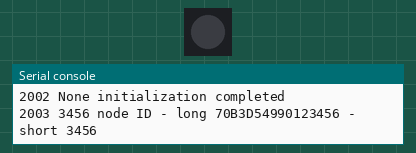
Recording of a program running on a simulated Pycom board running MicroPython. Shown: 1 RGB LEDs in strip order, left to right, the last lines printed to the serial console. Files the program writes start out absent; random numbers come from a fixed seed; no radio messages arrive unless stated (any console line starting 'radio sent:' is added by the test bench); threads take turns every 2 ms.

Above: at 4.5 s.
At 7.2 s:
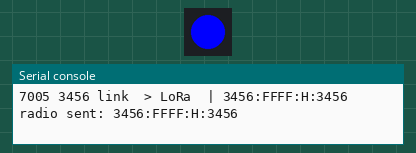
Timing chart, 0 to 8.9 s (numbered marks = the images above):
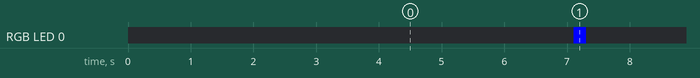

Measured:
- by itself, RGB LED 0: alternates RGB(0, 0, 255) for 0.20 s and off for 5.1 s

The program:

main.py
```python
# A simple  program that implements the functionality of an opportunistic
# networking node on a PyCom (LoPy with LoRa) using a 3-layer protocol
# architecture. It consist of the following protocol layers.
#
# - app - application layer (e.g., simpleapp)
# - fwd - forwarding layer (e.g., rss)
# - link - link layer (e.g., lora)
#
# All layer modules and the parameters have to be defined in the
# lib/settings.py module.
#
# @author: Asanga Udugama (adu@comnets.uni-bremen.de)
# @date: 10-jun-2020
#

import pycom
import gc
import os
import _thread
import machine
import time
import common
import settings

# basic initializations
time.sleep(2)
gc.enable()
pycom.heartbeat(False)

# setup the environment
try:

    # load modules of the configured 3-layer protocol stack
    app = __import__(settings.APP_LAYER)
    fwd = __import__(settings.FWD_LAYER)
    link = __import__(settings.LINK_LAYER)

    # initialize common environment
    common.initialize()

    # initialize all layers
    app.initialize()
    fwd.initialize()
    link.initialize()

    # activate all layers
    app.start()
    fwd.start()
    link.start()

    # wait endlessly while the threads do their work
    while True:

        # loop with a pause
        time.sleep(5)

except Exception as e:
    print(e)
```

common.py
```python
# Holds all the common variables and functions used by all the
# other functions.
#
# @author: Asanga Udugama (adu@comnets.uni-bremen.de)
# @date: 10-jun-2020
#
import _thread
import machine
import os
import ucollections
import utime
import settings


# logging related variables
logging_lock = None

# SD card variables
sd = None
sd_card_present = False

# queues and locks for communication between app and fwd layers
fwd_upper_in_q = None
app_lower_in_q = None
fwd_upper_in_lock = None
app_lower_in_lock = None

# queues and locks for communication between fwd and link layers
link_upper_in_q = None
fwd_lower_in_q = None
link_upper_in_lock = None
fwd_lower_in_lock = None

# node unique ID
node_long_id = 'None'
node_id = 'None'

# initialize
def initialize():
    global logging_lock
    global sd
    global sd_card_present
    global fwd_upper_in_q
    global app_lower_in_q
    global fwd_upper_in_lock
    global app_lower_in_lock
    global link_upper_in_q
    global fwd_lower_in_q
    global link_upper_in_lock
    global fwd_lower_in_lock

    # setup logging
    logging_lock = _thread.allocate_lock()
    sd_card_present = False

    # log start of init
    with logging_lock:
        log_activity('initialization started...')

    # mount SD card
    try:
        sd = machine.SD()
        os.mount(sd, '/sd')
        sd_card_present = True

    except:
        pass

    # queues and locks for communication between app and fwd layers
    fwd_upper_in_q = ucollections.deque((), settings.MAX_QUEUE_SIZE)
    app_lower_in_q = ucollections.deque((), settings.MAX_QUEUE_SIZE)
    fwd_upper_in_lock = _thread.allocate_lock()
    app_lower_in_lock = _thread.allocate_lock()

    # queues and locks for communication between fwd and link layers
    link_upper_in_q = ucollections.deque((), settings.MAX_QUEUE_SIZE)
    fwd_lower_in_q = ucollections.deque((), settings.MAX_QUEUE_SIZE)
    link_upper_in_lock = _thread.allocate_lock()
    fwd_lower_in_lock = _thread.allocate_lock()

    # log completion of init
    with logging_lock:
        log_activity('initialization completed')


# log activity given as string
# IMPORTANT: always call this function after holding common.logging_lock
def log_activity(info):
    global node_id

    # build log string
    log_str = str(utime.ticks_ms()) + ' ' + node_id +  ' ' + info

    # print to console
    if settings.MAINTAIN_CONSOLE_LOG:
        print(log_str)

    # if SD card present, write to log
    if sd_card_present and settings.MAINTAIN_WRITTEN_LOG:

        # write to log file
        try:
            logfp = open(settings.LOG_FILE_NAME, mode='a')
            logfp.write(log_str)
            logfp.write('\n')
            logfp.close()
        except:
            print('something wrong with the log file')
            print('could be - wrong path, log full')


# get a random item from a list (by Peter Hinch)
def pick_item(sequence):
    div = 0xffffff // len(sequence)
    return sequence[machine.rng() // div]
```

settings.py
```python
# Holds all the settings used by other modules.
#
# @author: Asanga Udugama (adu@comnets.uni-bremen.de)
# @date: 10-jun-2020
#

# general settings
BROADCAST_ADDRESS = 'FFFF'
MAX_QUEUE_SIZE = 50
MAINTAIN_CONSOLE_LOG = True
MAINTAIN_WRITTEN_LOG = True
LOG_FILE_NAME = '/sd/log.txt'

# app layer settings
APP_LAYER = 'simpleapp'
DATA_GEN_INTERVAL_SEC = 13

# fwd layer settings
FWD_LAYER = 'rrs'
CACHE_ITEM_LIMIT = 50
BROADCAST_RRS = False
DATA_SEND_INTERVAL_SEC = 8

# link layer settings
LINK_LAYER = 'lora'
HELLO_INTERVAL_SEC = 5
MISSED_HELLOS = 3
SEND_BLINK_COLOUR = 'blue'
RECV_BLINK_COLOUR = 'green'
```
